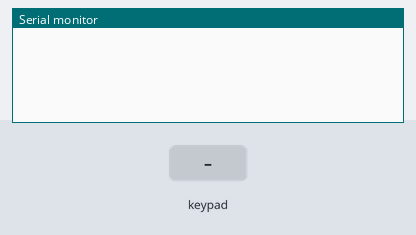
The sketch below on a simulated Arduino Uno, built with avr-gcc and run on an emulated ATmega328P. Shown: the last lines printed to the serial monitor. Inputs (shaded band) come from the test bench.

Above: at 1.2 s.
1.3 s: key '1' pressed
At 2.5 s:
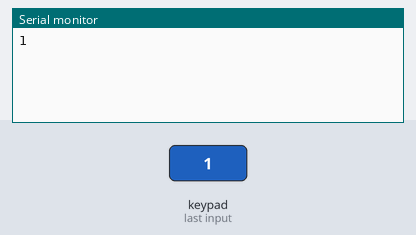
2.8 s: keypad keys 7 6 5 4 # pressed 0.4 s apart
At 5.2 s:
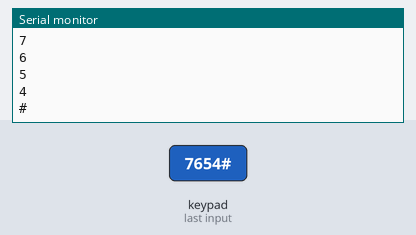
6.3 s: key 'A' pressed
At 6.7 s:
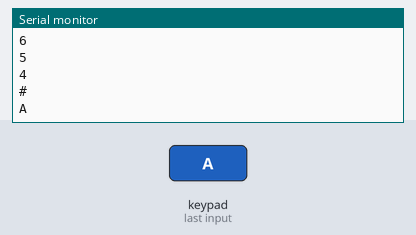
7.8 s: keypad keys 7 6 5 4 * pressed 0.4 s apart
At 10.1 s:
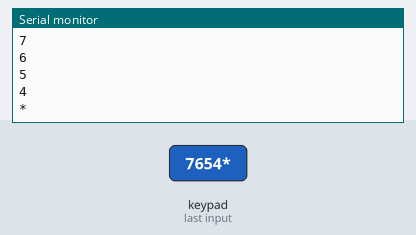
11.3 s: key 'B' pressed
At 12.5 s:
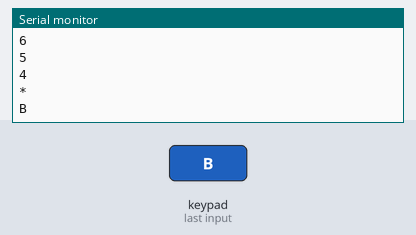
12.8 s: keypad keys 7 6 5 4 D pressed 0.4 s apart
At 15.0 s:
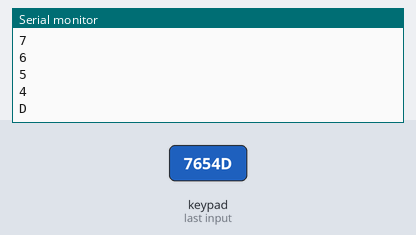
Timing chart, 0 to 16.5 s (numbered marks = the images above; inputs shaded):
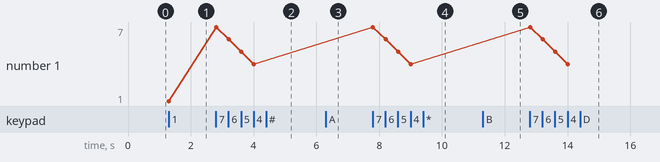

The sketch:

keyboardScanning2.0_with_keypadLibrary.ino
```cpp
// (C) Emma Litvin, Nicole Quinstedt. Group: 11 (2023)
// Work package 3
// Exercise 4
// Submission code: XXXX

/*--------------------------------------------------------------------------------------------
Exercise 4: The program reads the keyboard input and prints out the key number in the serial
  monitor if a key is pressed. If no key is pressed, nothing is printed out.
  The solutions is created using Keypad.h library.
---------------------------------------------------------------------------------------------*/

/*--------------------------------------------------------------------------------------------
  Sources:
  - Keypad.h library documentation:
    https://playground.arduino.cc/Code/Keypad/
----------------------------------------------------------------------------------------------*/

// Include section
#include <Keypad.h>

// Define section
const byte rows = 4;                            // Number of rows in the keyboard
const byte cols = 4;                            // Number of columns in the keyboard

byte colsPins[cols] = {7, 6, 5, 4};             // Array of pins for each column
byte rowsPins[rows] = {11, 10, 9, 8};           // Array of pins for each row

/* Two dimentional char array representation of the keyboard used for printing of the keyboard values that have been pressed.
   The ASCII values used for numbers. */
char keyMatrix[rows][cols] = {
  {'1','2','3','A'},
  {'4','5','6','B'},
  {'7','8','9','C'},
  {'*','0','#','D'}
};


// Instantiate a Keypad object that uses pins 11, 10, 9, 8 as row pins, and 7, 6, 5, 4 as column pins
Keypad keypad = Keypad (makeKeymap(keyMatrix), rowsPins, colsPins, rows, cols);

// Function that will run the code only once
void setup()
{
  Serial.begin(9600);                           // Start serial communication between two devices, through the USB connection
                                                // The Baud rate is set to 9600, meaning that the serial port is capable of transferring a maximum of 9600 bits per second.
}

// Function that runs the code repeatedly
void loop()
{
  // Store the key that is pressed in a variable key
  char key = keypad.getKey();

  // Condition that check if the key is not the empty
  if (key != NO_KEY)
  {
    // Print the pressed key
    Serial.println(key);
  }
}
```

Measured:
- after the input at 1.3 s, the serial monitor: prints a new line at once (image 1)
- after the input at 2.8 s, the serial monitor: prints a new line at once (image 2)
- after the input at 6.3 s, the serial monitor: prints a new line at once (image 3)
- after the input at 7.8 s, the serial monitor: prints a new line at once (image 4)
- after the input at 11.3 s, the serial monitor: prints a new line at once (image 5)
- after the input at 12.8 s, the serial monitor: prints a new line at once (image 6)
- plotted number 1: 1 → 4 after the input at 2.8 s
